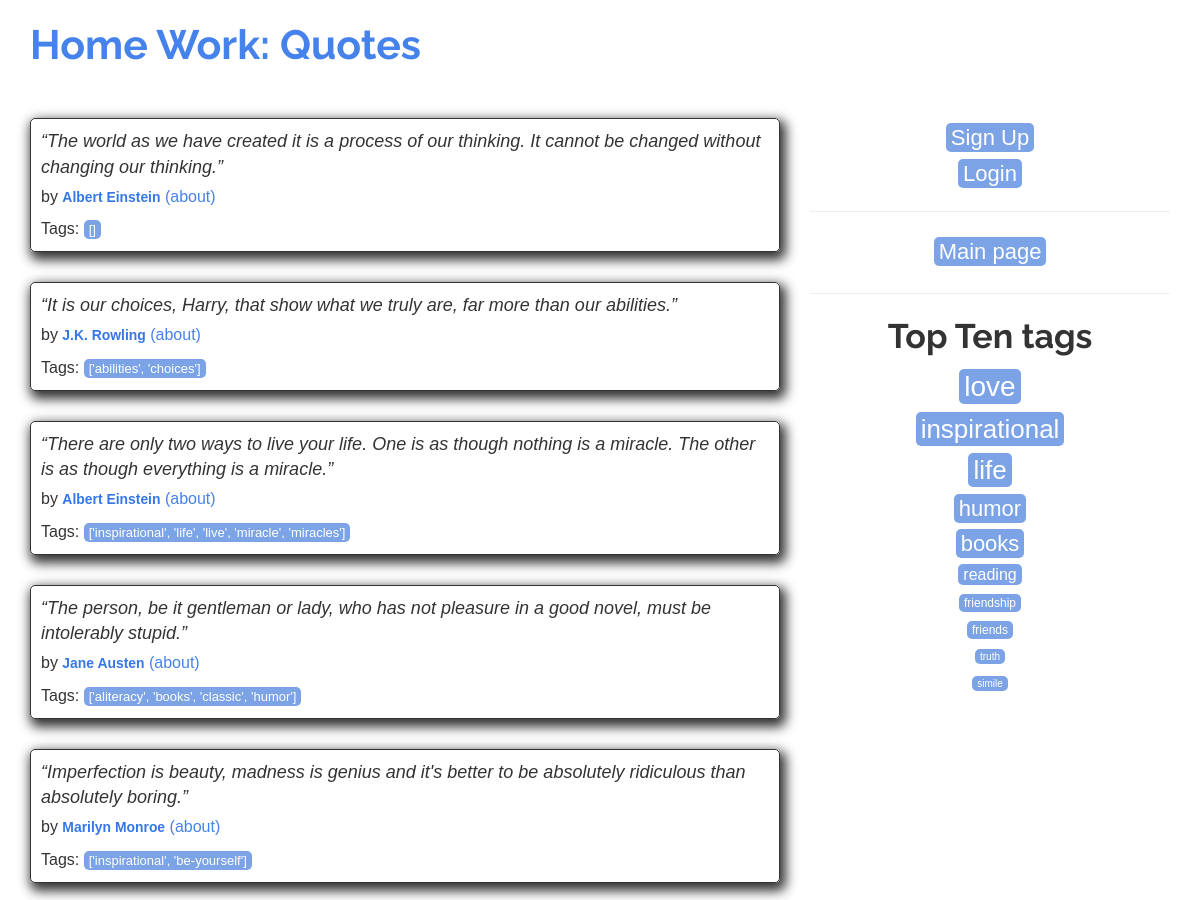
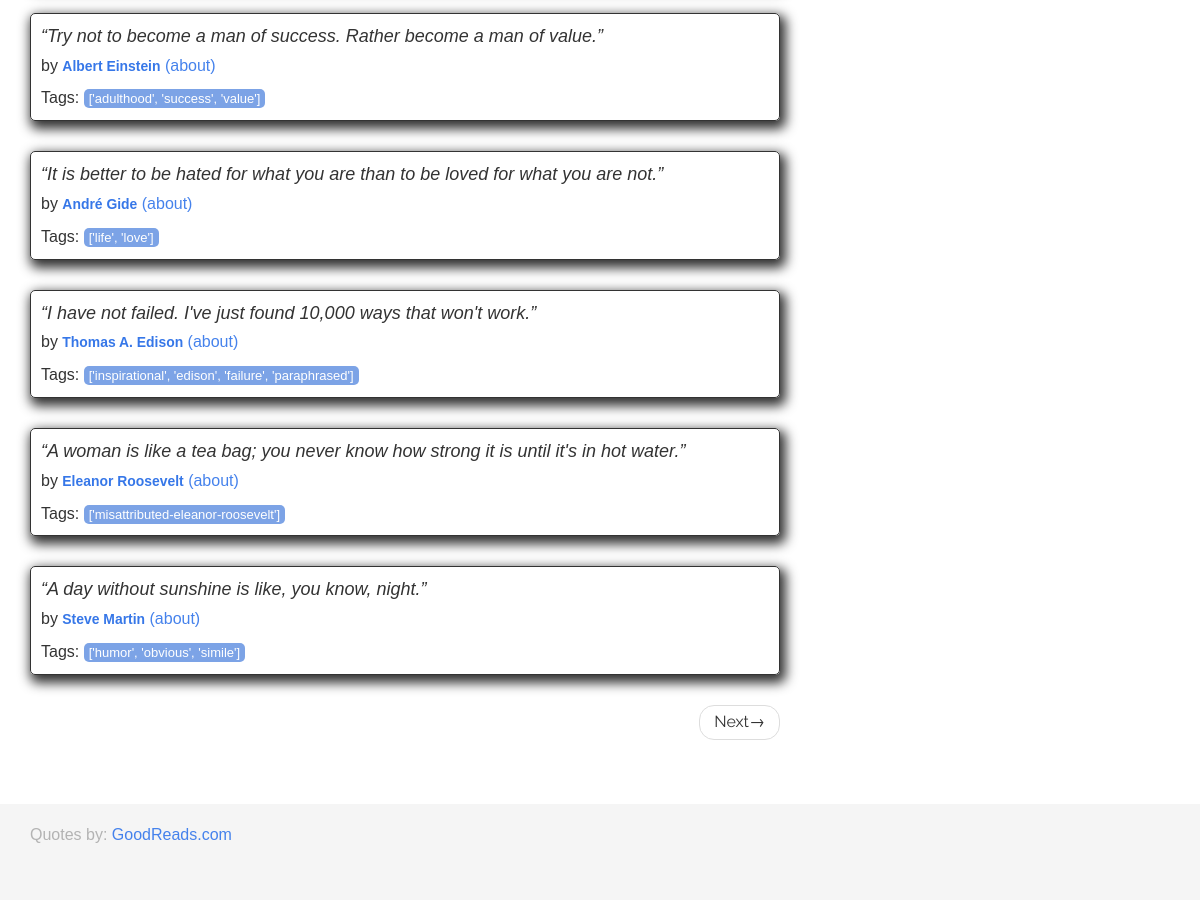
The page / on the database its author committed (2 pictures, top to bottom).
### quotes/models.py (models this page shows, shortened)
class Quote(models.Model):
    quote = models.TextField()
    tags = models.ManyToManyField(Tag)
    author = models.ForeignKey(Author, on_delete=models.CASCADE, default=None, null=True)
    created_at = models.DateTimeField(auto_now_add=True)

class Author(models.Model):
    fullname = models.CharField(max_length=50)
    born_date = models.CharField(max_length=50)
    born_location = models.CharField(max_length=150)
    description = models.TextField()
    created_at = models.DateTimeField(auto_now_add=True)

class Tag(models.Model):
    name =  models.CharField(max_length=30, null=False, unique=True )
    def __str__(self):
        return f"{self.name}"

### quotes/views.py (the view)
# urls.py: path("", views.main_view, name="main"),
def main_view(request, page=1):
    quotes = Quote.objects.all()
    row_cnt = 10
    paginator = Paginator(list(quotes), row_cnt)
    page_quotes = paginator.page(page)
    return render(request, "quotes/main.html", context={'quotes': page_quotes})

### quotes/templatetags/extract.py (called while the page is built)
def get_tags(quote):
    qtags = []
    for name in quote.all():
        qtags.append(str(name))
    return qtags

### quotes/templates/quotes/main.html (shortened to what this page needs)
<!DOCTYPE html>
<html lang="en">
<head>
    {% load static %}
    <link rel="stylesheet" href="{% static 'quotes/bootstrap.min.css' %}">
    <link rel="stylesheet" href="{% static 'quotes/main.css' %}">
</head>
<body>
    <div class="container">
        <div class="row header-box">
            <div class="col-md-8">
                <h1>
                    <a href="/" style="text-decoration: none">Home Work: Quotes</a>
                </h1>
            </div>
        </div>
        {% load extract %}
        <div class="row">
            <div class="col-md-8">
                {% for quote in quotes %}
                <div class="quote">
                    <span class="text" itemprop="text">{{quote.quote}}</span>
                    <span>by <small class="author" itemprop="author">{{quote.author.fullname}}</small>
                        <a href="{% url 'quotes:author_show' quote.author.id %}" role="button">(about)</a>
                    </span>
                    <div class="tags">
                        Tags:
                        <a class="tag" href="/tag/{{quote.tags|qtags}}">{{quote.tags|qtags}}</a>
                    </div>
                </div>
                {% endfor %}
                <nav>
                    <ul class="pager">
                        {% if quotes.has_next %}
                        <li class="next">
                            <a href="{% url 'quotes:main_paginate' quotes.next_page_number %}">Next<span aria-hidden="true">&rarr;</span></a>
                        </li>
                        {% endif %}
                    </ul>
                </nav>
            </div>
            <div class="col-md-4 tags-box">
                {% if user.is_authenticated %}
                <h2 style="text-align: center">Welcome <b>{{ user.username }}!</b></h2>
                <span class="tag-item" style="text-align: center">
                    <a class="tag" style="font-size: 22px" href="{% url 'users:logout' %}" role="button">Logout</a>
                </span>
                <hr style="height: 2px;">
                <span class="tag-item" style="text-align: center" >
                    <a class="tag" style="font-size: 22px" href="{% url 'quotes:author' %}" role="button">Add author</a>
                </span>
                <span class="tag-item" style="text-align: center">
                    <a class="tag" style="font-size: 22px" href="{% url 'quotes:tag' %}" role="button">Add tag</a>
                </span>
                <span class="tag-item" style="text-align: center">
                    <a class="tag" style="font-size: 22px" href="{% url 'quotes:quote' %}" role="button">Add quotes</a>
                </span>
                {% else %}
                <span class="tag-item" style="text-align: center">
                    <a class="tag" style="font-size: 22px" href="{% url 'users:signup' %}" role="button">Sign Up</a>
                </span>
                <span class="tag-item" style="text-align: center">
                    <a class="tag" style="font-size: 22px" href="{% url 'users:login' %}" role="button">Login</a>
                </span>
                {% endif %}
                <hr style="height: 2px;">
                <span class="tag-item" style="text-align: center">
                    <a class="tag" style="font-size: 22px" href="/">Main page</a>
                </span>
            </div>
            <div class="col-md-4 tags-box">
                <hr style="height: 2px;">
                <h2 style="text-align: center">Top Ten tags</h2>
                <span class="tag-item" style="text-align: center">
                    <a class="tag" style="font-size: 28px" href="{% url 'quotes:main_tag' 1 'love' %}">love</a>
                </span>
                <span class="tag-item" style="text-align: center">
                    <a class="tag" style="font-size: 26px" href="/tag/inspirational/">inspirational</a>
                </span>
                <span class="tag-item" style="text-align: center">
                    <a class="tag" style="font-size: 26px" href="/tag/life/">life</a>
                </span>
                <span class="tag-item" style="text-align: center">
                    <a class="tag" style="font-size: 22px" href="/tag/humor/">humor</a>
                </span>
                <span class="tag-item" style="text-align: center">
                    <a class="tag" style="font-size: 22px" href="/tag/books/">books</a>
                </span>
                <span class="tag-item" style="text-align: center">
                    <a class="tag" style="font-size: 16px" href="/tag/reading/">reading</a>
                </span>
                <span class="tag-item" style="text-align: center">
                    <a class="tag" style="font-size: 12px" href="/tag/friendship/">friendship</a>
                </span>
                <span class="tag-item" style="text-align: center">
                    <a class="tag" style="font-size: 12px" href="/tag/friends/">friends</a>
                </span>
                <span class="tag-item" style="text-align: center">
                    <a class="tag" style="font-size: 10px" href="/tag/truth/">truth</a>
                </span>
                <span class="tag-item" style="text-align: center">
                    <a class="tag" style="font-size: 10px" href="/tag/simile/">simile</a>
                </span>
            </div>
        </div>
    </div>
    <footer class="footer">
        <div class="container">
            <p class="text-muted">
                Quotes by: <a href="https://www.goodreads.com/quotes">GoodReads.com</a>
            </p>
        </div>
    </footer>
</body>
</html>

### quotes/static/quotes/main.css (style rules this page uses)
body { font-family: sans-serif; }
.container .text-muted { margin: 20px 0; }
.tags-box { text-align: right; }
.tags-box h2 { margin-top: 0px; }
.tag-item { display: block; margin: 4px; }
.quote { padding: 10px; margin-bottom: 30px; border: 1px solid #333333; border-radius: 5px; box-shadow: 3px 5px 12px 3px #333333; }
.quote small.author { font-weight: bold; color: #3677E8; }
.quote span.text { display: block; margin-bottom: 5px; font-size: large; font-style: italic; }
.quote .tags { margin-top: 10px; }
.tag { padding: 2px 5px; border-radius: 5px; color: white; font-size: small; background-color: #7CA3E6; }
html { position: relative; min-height: 100%; }
body { margin-bottom: 60px; }
.footer { position: absolute; bottom: 0; width: 100%; height: 6em; background-color: #f5f5f5; }
.header-box { padding-bottom: 40px; }
ul.pager { margin-bottom: 100px; }

### rows shown on the page
Quote: quote "“The world as we have created it is a process of our thinking. It cannot be changed without changing our thinking.”", author.fullname "Albert Einstein", tags|qtags "[]"
Quote: quote "“It is our choices, Harry, that show what we truly are, far more than our abilities.”", author.fullname "J.K. Rowling", tags|qtags "['abilities', 'choices']"
Quote: quote "“There are only two ways to live your life. One is as though nothing is a miracle. The other is as though everything is a miracle.”", author.fullname "Albert Einstein", tags|qtags "['inspirational', 'life', 'live', 'miracle', 'miracles']"
Quote: quote "“The person, be it gentleman or lady, who has not pleasure in a good novel, must be intolerably stupid.”", author.fullname "Jane Austen", tags|qtags "['aliteracy', 'books', 'classic', 'humor']"
Quote: quote "“Imperfection is beauty, madness is genius and it's better to be absolutely ridiculous than absolutely boring.”", author.fullname "Marilyn Monroe", tags|qtags "['inspirational', 'be-yourself']"
Quote: quote "“Try not to become a man of success. Rather become a man of value.”", author.fullname "Albert Einstein", tags|qtags "['adulthood', 'success', 'value']"
Quote: quote "“It is better to be hated for what you are than to be loved for what you are not.”", author.fullname "André Gide", tags|qtags "['life', 'love']"
Quote: quote "“I have not failed. I've just found 10,000 ways that won't work.”", author.fullname "Thomas A. Edison", tags|qtags "['inspirational', 'edison', 'failure', 'paraphrased']"
Quote: quote "“A woman is like a tea bag; you never know how strong it is until it's in hot water.”", author.fullname "Eleanor Roosevelt", tags|qtags "['misattributed-eleanor-roosevelt']"
Quote: quote "“A day without sunshine is like, you know, night.”", author.fullname "Steve Martin", tags|qtags "['humor', 'obvious', 'simile']"
